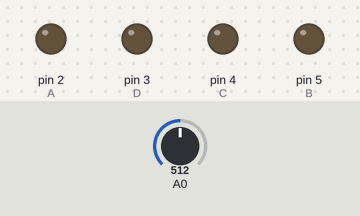
Recording of a sketch running on a simulated Arduino Uno, built with avr-gcc and run on an emulated ATmega328P. Parts: output pins drawn as LEDs (lit = HIGH). Inputs (shaded band) come from the test bench; at power-on: A0 = 512.

Above: at 1.2 s.
1.3 s: A0 set to 472
2.8 s: A0 set to 455
At 3.9 s:
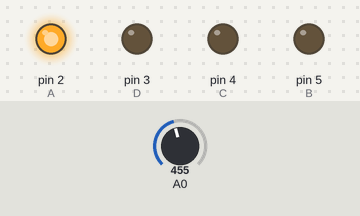
4.3 s: A0 set to 429
5.8 s: A0 set to 397
At 6.2 s:
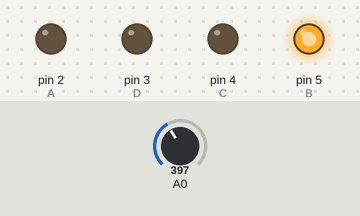
7.3 s: A0 set to 372
8.8 s: A0 set to 349
At 9.6 s:
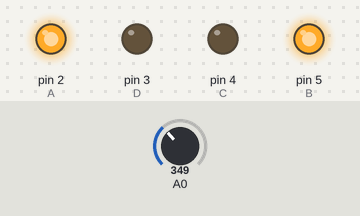
Timing chart, 0 to 11.3 s (numbered marks = the images above; inputs shaded):
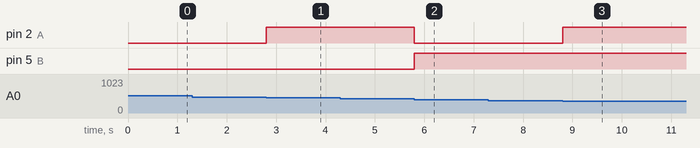

The sketch:

r3_softwaretask1_sufyanghani1.ino
```cpp
// C++ code
//
/*
void setup()
{
  pinMode(LED_BUILTIN, OUTPUT);
}

void loop()
{
  digitalWrite(LED_BUILTIN, HIGH);
  delay(1000); // Wait for 1000 millisecond(s)
  digitalWrite(LED_BUILTIN, LOW);
  delay(1000); // Wait for 1000 millisecond(s)
}
*/

int A = 2; // Decoder1 Input 1 Pin
int B = 5; // Decoder1 Input 2 Pin
int C = 4; // Decoder1 Input 3 Pin
int D = 3; // Decoder1 Input 4 Pin

int E = 2; // Decoder2 Input 1 Pin
int F = 5; // Decoder2 Input 2 Pin
int G = 4; // Decoder2 Input 3 Pin
int H = 3; // Decoder2 Input 4 Pin

int potValue = 0; // Potentiometer Value
float volts = 0; // Volts read from potentiometer

void setup()
{
  pinMode(A0, INPUT);
  pinMode(A, OUTPUT);
  pinMode(B, OUTPUT);
  pinMode(C, OUTPUT);
  pinMode(D, OUTPUT);
  pinMode(E, OUTPUT);
  pinMode(F, OUTPUT);
  pinMode(G, OUTPUT);
  pinMode(H, OUTPUT);
}

void loop()
{
  // Reading the value from the potentiometer
  potValue = analogRead(A0);
  // Mapping all the values of the potentiometer from 0 to 99
  volts = map(potValue, 0, 1023, 0, 99);

  //Displaying number 0 on display1
  if (volts >= 45 && volts < 50)
  {
    digitalWrite(A, LOW);
    digitalWrite(B, LOW);
    digitalWrite(C, LOW);
    digitalWrite(D, LOW);
  }
  //Displaying number 1 on display1
  else if (volts >= 40 && volts < 45)
  {
    digitalWrite(A, HIGH);
    digitalWrite(B, LOW);
    digitalWrite(C, LOW);
    digitalWrite(D, LOW);
  }
  //Displaying number 2 on display1
  else if (volts >= 35 && volts < 40)
  {
    digitalWrite(A, LOW);
    digitalWrite(B, HIGH);
    digitalWrite(C, LOW);
    digitalWrite(D, LOW);
  }
  //Displaying number 3 on display1
  else if (volts >= 30 && volts < 35)
  {
    digitalWrite(A, HIGH);
    digitalWrite(B, HIGH);
    digitalWrite(C, LOW);
    digitalWrite(D, LOW);
  }
  //Displaying number 4 on display1
  else if (volts >= 25 && volts < 30)
  {
    digitalWrite(A, LOW);
    digitalWrite(B, LOW);
    digitalWrite(C, HIGH);
    digitalWrite(D, LOW);
  }
  //Displaying number 5 on display1
  else if (volts >= 20 && volts < 25)
  {
    digitalWrite(A, HIGH);
    digitalWrite(B, LOW);
    digitalWrite(C, HIGH);
    digitalWrite(D, LOW);
  }
  //Displaying number 6 on display1
  else if (volts >= 15 && volts < 20)
  {
    digitalWrite(A, LOW);
    digitalWrite(B, HIGH);
    digitalWrite(C, HIGH);
    digitalWrite(D, LOW);
  }
  //Displaying number 7 on display1
  else if (volts >= 10 && volts < 15)
  {
    digitalWrite(A, HIGH);
    digitalWrite(B, HIGH);
    digitalWrite(C, HIGH);
    digitalWrite(D, LOW);
  }
  //Displaying number 8 on display1
  else if (volts >= 5 && volts < 10)
  {
    digitalWrite(A, LOW);
    digitalWrite(B, LOW);
    digitalWrite(C, LOW);
    digitalWrite(D, HIGH);
  }
  //Displaying number 9 on display1
  else if (volts < 5)
  {
    digitalWrite(A, HIGH);
    digitalWrite(B, LOW);
    digitalWrite(C, LOW);
    digitalWrite(D, HIGH);
  }
}
```

Measured:
- the behaviour switches between 465 and 464 on A0 (found by bisection; images 0 and 1)
- the behaviour switches between 414 and 413 on A0 (found by bisection; images 1 and 2)
- the behaviour switches between 362 and 361 on A0 (found by bisection; images 2 and 3)
- after the input at 1.3 s, every drawn part: stays the same
- after the input at 2.8 s, pin 2 (A): LOW → HIGH at once
- after the input at 4.3 s, every drawn part: stays the same
- after the input at 5.8 s, pin 2 (A): HIGH → LOW at once; pin 5 (B): LOW → HIGH at once
- after the input at 7.3 s, every drawn part: stays the same
- after the input at 8.8 s, pin 2 (A): LOW → HIGH at once
